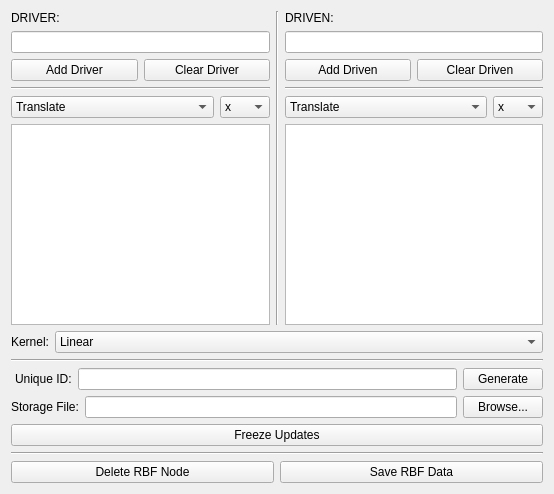
<?xml version="1.0" encoding="UTF-8"?>
<ui version="4.0">
 <class>Form</class>
 <widget class="QWidget" name="Form">
  <property name="geometry">
   <rect>
    <x>0</x>
    <y>0</y>
    <width>554</width>
    <height>494</height>
   </rect>
  </property>
  <property name="windowTitle">
   <string>Form</string>
  </property>
  <layout class="QVBoxLayout" name="verticalLayout">
   <item>
    <layout class="QHBoxLayout" name="horizontalLayout">
     <item>
      <layout class="QVBoxLayout" name="verticalLayout_4">
       <item>
        <widget class="QLabel" name="label">
         <property name="text">
          <string>DRIVER:</string>
         </property>
        </widget>
       </item>
       <item>
        <widget class="QLineEdit" name="Driver_LineEdit"/>
       </item>
       <item>
        <layout class="QHBoxLayout" name="horizontalLayout_2">
         <item>
          <widget class="QPushButton" name="AddDriver_Button">
           <property name="text">
            <string>Add Driver</string>
           </property>
          </widget>
         </item>
         <item>
          <widget class="QPushButton" name="ClearDriver_Button">
           <property name="text">
            <string>Clear Driver</string>
           </property>
          </widget>
         </item>
        </layout>
       </item>
       <item>
        <widget class="Line" name="line_3">
         <property name="orientation">
          <enum>Qt::Horizontal</enum>
         </property>
        </widget>
       </item>
       <item>
        <layout class="QHBoxLayout" name="horizontalLayout_10">
         <item>
          <widget class="QComboBox" name="Driver_ComboBox">
           <item>
            <property name="text">
             <string>Translate</string>
            </property>
           </item>
           <item>
            <property name="text">
             <string>Rotate</string>
            </property>
           </item>
           <item>
            <property name="text">
             <string>Scale</string>
            </property>
           </item>
          </widget>
         </item>
         <item>
          <widget class="QComboBox" name="DriverSetup_ComboBox">
           <property name="maximumSize">
            <size>
             <width>50</width>
             <height>16777215</height>
            </size>
           </property>
           <property name="currentText">
            <string>xyz</string>
           </property>
           <item>
            <property name="text">
             <string>x</string>
            </property>
           </item>
           <item>
            <property name="text">
             <string>y</string>
            </property>
           </item>
           <item>
            <property name="text">
             <string>z</string>
            </property>
           </item>
           <item>
            <property name="text">
             <string>xy</string>
            </property>
           </item>
           <item>
            <property name="text">
             <string>xz</string>
            </property>
           </item>
           <item>
            <property name="text">
             <string>yz</string>
            </property>
           </item>
           <item>
            <property name="text">
             <string>xyz</string>
            </property>
           </item>
          </widget>
         </item>
        </layout>
       </item>
       <item>
        <widget class="QTableView" name="Driver_Table"/>
       </item>
      </layout>
     </item>
     <item>
      <widget class="Line" name="line_5">
       <property name="orientation">
        <enum>Qt::Vertical</enum>
       </property>
      </widget>
     </item>
     <item>
      <layout class="QVBoxLayout" name="DrivenLayout">
       <item>
        <widget class="QLabel" name="label_2">
         <property name="text">
          <string>DRIVEN:</string>
         </property>
        </widget>
       </item>
       <item>
        <widget class="QLineEdit" name="Driven_LineEdit"/>
       </item>
       <item>
        <layout class="QHBoxLayout" name="horizontalLayout_3">
         <item>
          <widget class="QPushButton" name="AddDriven_Button">
           <property name="text">
            <string>Add Driven</string>
           </property>
          </widget>
         </item>
         <item>
          <widget class="QPushButton" name="ClearDriven_Button">
           <property name="text">
            <string>Clear Driven</string>
           </property>
          </widget>
         </item>
        </layout>
       </item>
       <item>
        <widget class="Line" name="line_4">
         <property name="orientation">
          <enum>Qt::Horizontal</enum>
         </property>
        </widget>
       </item>
       <item>
        <layout class="QHBoxLayout" name="horizontalLayout_11">
         <item>
          <widget class="QComboBox" name="Driven_ComboBox">
           <item>
            <property name="text">
             <string>Translate</string>
            </property>
           </item>
           <item>
            <property name="text">
             <string>Rotate</string>
            </property>
           </item>
           <item>
            <property name="text">
             <string>Scale</string>
            </property>
           </item>
          </widget>
         </item>
         <item>
          <widget class="QComboBox" name="DrivenSetup_ComboBox">
           <property name="maximumSize">
            <size>
             <width>50</width>
             <height>16777215</height>
            </size>
           </property>
           <property name="currentText">
            <string>xyz</string>
           </property>
           <item>
            <property name="text">
             <string>x</string>
            </property>
           </item>
           <item>
            <property name="text">
             <string>y</string>
            </property>
           </item>
           <item>
            <property name="text">
             <string>z</string>
            </property>
           </item>
           <item>
            <property name="text">
             <string>xy</string>
            </property>
           </item>
           <item>
            <property name="text">
             <string>xz</string>
            </property>
           </item>
           <item>
            <property name="text">
             <string>yz</string>
            </property>
           </item>
           <item>
            <property name="text">
             <string>xyz</string>
            </property>
           </item>
          </widget>
         </item>
        </layout>
       </item>
       <item>
        <widget class="QTableView" name="Driven_Table"/>
       </item>
      </layout>
     </item>
    </layout>
   </item>
   <item>
    <layout class="QHBoxLayout" name="horizontalLayout_4">
     <item>
      <layout class="QHBoxLayout" name="horizontalLayout_6"/>
     </item>
     <item>
      <layout class="QHBoxLayout" name="horizontalLayout_7">
       <item>
        <widget class="QLabel" name="label_5">
         <property name="text">
          <string>Kernel:</string>
         </property>
        </widget>
       </item>
       <item>
        <widget class="QComboBox" name="Kernel_ComboBox">
         <property name="sizePolicy">
          <sizepolicy hsizetype="Expanding" vsizetype="Fixed">
           <horstretch>0</horstretch>
           <verstretch>0</verstretch>
          </sizepolicy>
         </property>
         <property name="minimumSize">
          <size>
           <width>180</width>
           <height>0</height>
          </size>
         </property>
         <item>
          <property name="text">
           <string>Linear</string>
          </property>
         </item>
         <item>
          <property name="text">
           <string>Quadratic</string>
          </property>
         </item>
         <item>
          <property name="text">
           <string>Cubic</string>
          </property>
         </item>
        </widget>
       </item>
      </layout>
     </item>
    </layout>
   </item>
   <item>
    <widget class="Line" name="line_2">
     <property name="orientation">
      <enum>Qt::Horizontal</enum>
     </property>
    </widget>
   </item>
   <item>
    <layout class="QHBoxLayout" name="horizontalLayout_8">
     <item>
      <spacer name="horizontalSpacer">
       <property name="orientation">
        <enum>Qt::Horizontal</enum>
       </property>
       <property name="sizeType">
        <enum>QSizePolicy::Fixed</enum>
       </property>
       <property name="sizeHint" stdset="0">
        <size>
         <width>4</width>
         <height>3</height>
        </size>
       </property>
      </spacer>
     </item>
     <item>
      <widget class="QLabel" name="label_3">
       <property name="text">
        <string>Unique ID:</string>
       </property>
      </widget>
     </item>
     <item>
      <widget class="QLineEdit" name="ID_LineEdit"/>
     </item>
     <item>
      <widget class="QPushButton" name="GenerateID_Button">
       <property name="text">
        <string>Generate</string>
       </property>
      </widget>
     </item>
    </layout>
   </item>
   <item>
    <layout class="QHBoxLayout" name="horizontalLayout_5">
     <item>
      <widget class="QLabel" name="label_4">
       <property name="text">
        <string>Storage File:</string>
       </property>
      </widget>
     </item>
     <item>
      <widget class="QLineEdit" name="FilePath_LineEdit"/>
     </item>
     <item>
      <widget class="QPushButton" name="Browse_Button">
       <property name="text">
        <string>Browse...</string>
       </property>
      </widget>
     </item>
    </layout>
   </item>
   <item>
    <widget class="QPushButton" name="ToggleUpdates_Button">
     <property name="text">
      <string>Freeze Updates</string>
     </property>
    </widget>
   </item>
   <item>
    <widget class="Line" name="line">
     <property name="orientation">
      <enum>Qt::Horizontal</enum>
     </property>
    </widget>
   </item>
   <item>
    <layout class="QHBoxLayout" name="horizontalLayout_9">
     <item>
      <widget class="QPushButton" name="Delete_Button">
       <property name="text">
        <string>Delete RBF Node</string>
       </property>
      </widget>
     </item>
     <item>
      <widget class="QPushButton" name="Save_Button">
       <property name="text">
        <string>Save RBF Data</string>
       </property>
      </widget>
     </item>
    </layout>
   </item>
  </layout>
 </widget>
 <resources/>
 <connections/>
</ui>
